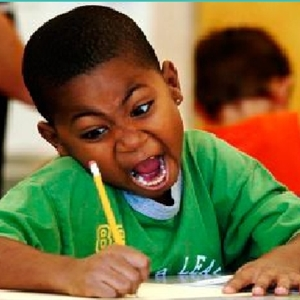
#> input picture Introduction-to-opencv/image.jpg, 300 x 300 px
$ python intro.py
#> lines starting #> are read from the running program, lines starting #| are printed output that depends on the picture
# Importing the OpenCV library
import cv2

# Reading the image
image = cv2.imread('image.jpg')
#> image is the input picture: shape (300, 300, 3); mean B, G, R 61.9, 105.2, 115

# Extracting the height and width of an image
h, w = image.shape[:2]
#> h = 300; w = 300
print("Displays the image height and width values")
print("Height = {},  Width = {}".format(h, w))
#| Height = 300,  Width = 300
print("=====================================")

# Extracting RGB values.
# Here we have randomly chosen a pixel
# by passing in 100, 100 for height and width.
(B, G, R) = image[100, 100]
#> B = 34; G = 78; R = 169
print("Displays RGB value of specific pixel")
print("R = {}, G = {}, B = {}".format(R, G, B))
#| R = 169, G = 78, B = 34

# We can also pass the channel to extract
# the value for a specific channel
B = image[100, 100, 0]
print("B = {}".format(B))
#| B = 34
print("=====================================")

# We will calculate the region of interest
# by slicing the pixels of the image
roi = image[100: 300, 200: 250]
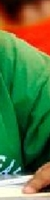
#> roi: shape (200, 50, 3); mean B, G, R 64.8, 116, 85

# resize() function takes 2 parameters,
# the image and the dimensions
resize = cv2.resize(image, (800, 800))

# Calculating the ratio
ratio = 400 / w
#> ratio = 1.33
# Creating a tuple containing width and height
dim = (800, int(h * ratio))
#> dim = (800, 400)
# Resizing the image
resize_aspect = cv2.resize(image, dim)
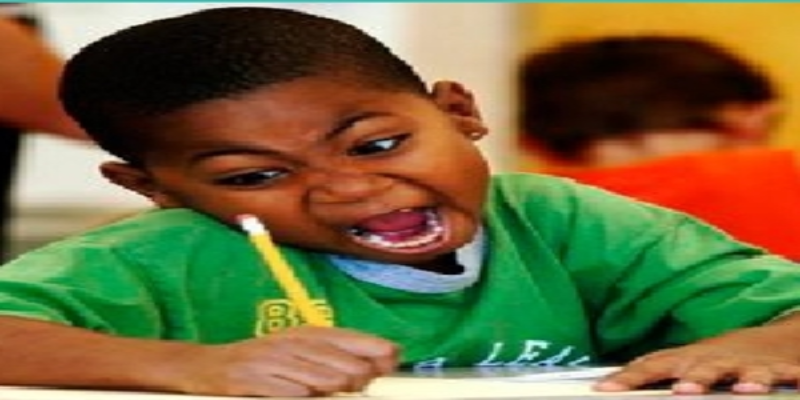
#> resize_aspect: shape (400, 800, 3); mean B, G, R 61.8, 105.1, 114.9

# Calculating the center of the image
center = (w // 2, h // 2)
#> center = (150, 150)
# Generating a rotation matrix (3 argument -> center, angle, scale)
matrix = cv2.getRotationMatrix2D(center, -45, 1.0)
# Performing the affine transformation
rotated = cv2.warpAffine(image, matrix, (w, h))
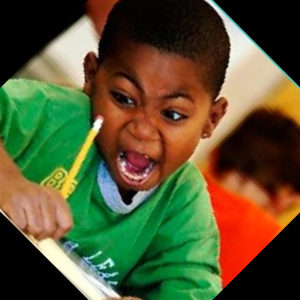
#> rotated: shape (300, 300, 3); mean B, G, R 49.6, 84, 87.1

# We are copying the original image,
# as it is an in-place operation.
output = image.copy()
# Start coordinate, here (5, 5)
# represents the top left corner of rectangle
start_point = (5, 5)
# Ending coordinate, here (220, 220)
# represents the bottom right corner of rectangle
end_point = (220, 220)
# Blue color in BGR
color = (255, 0, 0)
# Line thickness of 2 px
thickness = 2
# Using the rectangle() function to create a rectangle.
rectangle = cv2.rectangle(output, start_point,
                          end_point, color, thickness)
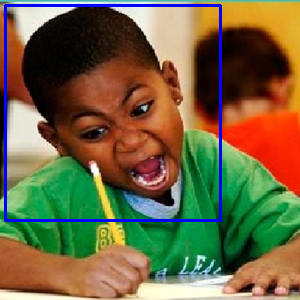
#> rectangle: shape (300, 300, 3); mean B, G, R 66.9, 101.6, 111.9

output_with_font = image.copy()
# font
font = cv2.FONT_HERSHEY_SIMPLEX
# org
org = (50, 50)
# fontScale
fontScale = 1
# Blue color in BGR
color = (255, 0, 0)
# Line thickness of 2 px
thickness = 2
# Using cv2.putText() method
image_with_font = cv2.putText(output_with_font, 'OpenCV', org, font,
                              fontScale, color, thickness, cv2.LINE_AA)

cv2.namedWindow('image', cv2.WINDOW_NORMAL)
cv2.imshow('image', image_with_font)
cv2.waitKey(0)
cv2.destroyAllWindows()
